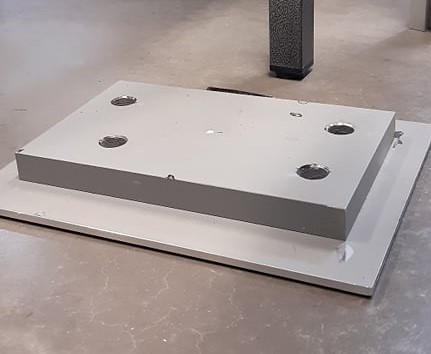
#> input picture Codes/merging_code/dataset/img1.jpg, 431 x 354 px, found by its file name; its folder holds only this picture in this run
$ python HoughLineDetection.py
#> lines starting #> are read from the running program, lines starting #| are printed output that depends on the picture; after the words box and inside, x2 and y2 are one past the last pixel; in counts of white or black regions, pixels touching at a corner belong together
"""
@file hough_lines.py
@brief This program demonstrates line finding with the Hough transform
"""
import math
import os
import cv2 as cv
import numpy as np


def getCenter(l):
    """
        in : array {x1,y1,x2,y2}
        out : tuple (xc,yc) - INT
        Calcule et retourne le pixel correspondant au centre d'une ligne
    """
    x1 = l[0]
    y1 = l[1]
    x2 = l[2]
    y2 = l[3]
    centerX = (x2+x1)/2
    centerY = (y2+y1)/2
    return (int(centerX),int(centerY))


def getHoughLines(img):
    """
    in :
        img : Path vers une image
    out:
        lines : array de N lignes {x1,y1,x2,y2}
        Return None si erreur de lecture de l'image

    Fonction générant les lignes Probabilistes de Hough
    """
#> called with img = 'Codes/merging_code/dataset/img1.jpg'

    # Loads an image
    src = cv.imread(img, cv.IMREAD_GRAYSCALE)
#> src: shape (354, 431); min 0, max 255, mean 156.8
    # Check if image is loaded fine
    if src is None:
        print ('Error opening image!')
        return None

    ## TODO Potentiel : Ajouter un prétraitement de l'image pour avoir une meilleure détection des edges

    imgEdges = cv.Canny(src, 50, 200, None, 3)
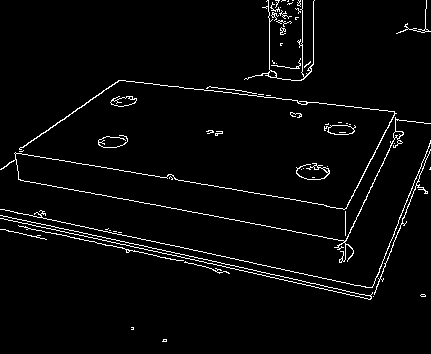
#> imgEdges: shape (354, 431); 3.2% white in thin lines or dots
    lines = cv.HoughLinesP(imgEdges, 1, np.pi / 180, 50, None, 50, 10)
#> lines = 25 rows, first 6: [0, 209, 376, 289], [152, 248, 341, 289], [84, 191, 345, 241], [0, 218, 265, 275], [223, 92, 387, 110], [19, 226, 220, 269]
    #Enlever une dimension inutile de HoughLinesP pour faciliter l'utilisation de lines
    (x,y,z) = lines.shape
#> x = 25; y = 1; z = 4
    lines = np.resize(lines, (x,z))
    return lines


def displayImgWithLines(img, lines, title):
    """
    in :
        img : Path vers une image
        lines : Array des lignes détectées sur une image
        title : Titre de la fenêtre d'affichage
    out:
        None

    Fonction affichant une image avec les lignes détectées dessus
    Bloque le déroulement jusqu'à la pression d'une touche du clavier
    """

    # Loads an image
    src = cv.imread(img, cv.IMREAD_GRAYSCALE)
    # Check if image is loaded fine
    if src is None:
        print ('Error opening image!')
        return -1
    src = cv.cvtColor(src,cv.COLOR_GRAY2RGB)

    if lines is not None:
        for i in range(0, len(lines)):
            l = lines[i]
            cv.line(src, (int(l[0]), int(l[1])), (int(l[2]), int(l[3])), (0,0,255), 1, cv.LINE_AA)
    cv.imshow(title,src)
    cv.waitKey()


def displayIndividualLinesOfImage(img,lines):
    """
    in :
        img : Path vers une image
        lines : Array des lignes détectées sur une image
    out:
        None

    Fonction affichant les lignes d'une image une par une
    Bloque le déroulement jusqu'à ce que la dernière ligne soit montrée
    """
    for line in lines:
        line = line
        ctr = getCenter(line)
        src = cv.imread(img)
        cv.line(src, (int(line[0]),int(line[1])), (int(line[2]),int(line[3])), (0,0,255), 1, cv.LINE_AA)
        cv.circle(src,ctr,2,(0,255,0))
        cv.imshow("LineDisplay",src)
        cv.waitKey()

def calcVector(l):
    """
    in :
        array {x1,y1,x2,y2}
    out:
        tuple (a,b) from ax+b
    Calcul de l'expression mathématique de la ligne ax+b
    """
    #Calc direction of line
    if l[2]-l[0] == 0:
        a = 10000
    else:
        a = (l[3]-l[1])/(l[2]-l[0])
    #Calc position in 0
    b = l[1]-l[0]*a
    return [a,b]

def mergeTwoLines(l1, l2):
    """
    in :
        l1 : array {x1,y1,x2,y2}
        l2 : array {x1,y1,x2,y2}
    out :
        l  : array {x1,y1,x2,y2}
    Create a new line using two of them
    """
    pts = np.zeros([4,2])
    pts[0] = [l1[0],l1[1]]
    pts[1] = [l1[2],l1[3]]
    pts[2] = [l2[0],l2[1]]
    pts[3] = [l2[2],l2[3]]

    x = [l1[0],l1[2],l2[0],l2[2]]
    pointLeft  = x.index(min(x))
    pointRight = x.index(max(x))
    return np.append(pts[pointLeft],pts[pointRight])


def mergeSimilarLines(lines, threshold_a,threshold_b):
    """
    in :
        lines : array [N, 4] de lignes
    out:
        mergedLines : array [l, 4] de lignes
    Rassemble les lignes similaire
    """


    [N,tmp] = lines.shape
    listOfExpressions = np.zeros([N,2])
    mergedLines = np.empty([0,4])
    for i in range(N):
        listOfExpressions[i] =  calcVector(lines[i])

    i = 0
    while i < N:
        found = False
        j = i
        while j < N:
            if j != i:
                #Si les deux lignes sont suffisamment proches
                if abs(listOfExpressions[i][0] - listOfExpressions[j][0]) <= threshold_a and abs(listOfExpressions[i][1] - listOfExpressions[j][1]) <= threshold_b:
                    #Si on en a pas déjà rajouté une
                    if not found:
                        newLine = mergeTwoLines(lines[i],lines[j])
                        mergedLines = np.vstack([mergedLines,newLine])
                    else:
                        newLine = mergeTwoLines(mergedLines[-1],lines[j])   #Si on en a déjà rajouté une, on la merge avec la nouvelle ligne
                        mergedLines[-1] = newLine
                    found = True
                    lines = np.delete(lines, j,axis=0)
                    listOfExpressions = np.delete(listOfExpressions, j,axis=0)
                    [N,tmp] = lines.shape
            j += 1

        if not found:
            mergedLines = np.vstack([mergedLines,lines[i]])
        i += 1
    return mergedLines

def linesAreSimilar(l1,l2,t):
    """
    in :
        l1 : array {x1,y1,x2,y2}
        l2 : array {x1,y1,x2,y2}
        t  : threshold de détection
    out :
        isSimilar : Bool
    Retourne vrai si les deux lignes en entrée sont similaires selon le seuil t
    """
    pts1a = [l1[0],l1[1]]
    pts1b = [l1[2],l1[3]]
    pts2a = [l2[0],l2[1]]
    pts2b = [l2[2],l2[3]]

    #si pt1a = pt2a & pt1b = pt2b
    if abs(pts1a[0] - pts2a[0]) + abs(pts1a[1] - pts2a[1]) <= t:
        if abs(pts1b[0] - pts2b[0]) + abs(pts1b[1] - pts2b[1]) <= t:
            return True
    #si pt1a = pt2b et pt1b = pt2a
    if abs(pts1a[0] - pts2b[0]) + abs(pts1a[1] - pts2b[1]) <= t:
        if abs(pts1b[0] - pts2a[0]) + abs(pts1b[1] - pts2a[1]) <= t:
            return True
    return False


def removeSimilarLines(lines,threshold):
    """
    in :
        lines : array [N, 4] de lignes
    out:
        cleanedLines : array [l, 4] de lignes
    Supprime les doublons
    """
    [N,tmp] = lines.shape
    cleanedLines = np.empty([0,4])

    for i in range(N):
        stop = False
        for j in range(i,N):
            if i != j:
                #Si les deux points sont suffisamment similaire
                if linesAreSimilar(lines[i],lines[j],threshold):
                    stop = True
                    break
        if not stop: #Si aucune autre ligne n'est similaire on sauvegarde la ligne
            cleanedLines = np.vstack([cleanedLines,lines[i]])
    return cleanedLines

if __name__ == "__main__":
    #For all img files in directory dataset
    listOfFiles = os.listdir("Codes/merging_code/dataset")
    for f in listOfFiles:
        if ".png" in f or ".jpg" in f:
            a_t = 0.5
            b_t = 5
            imgPath = "Codes/merging_code/dataset/"+f

            lines = getHoughLines(imgPath)
            #displayImgWithLines(imgPath, lines, "Display")

            old = lines.shape
#> old = (25, 4)
            mergedList=mergeSimilarLines(lines,a_t,b_t)
#> the loop in mergeSimilarLines, `for i in range(N):` made 25 passes
#> (a in calcVector, b in calcVector) on passes 1 to 12: (0.213, 209), (0.217, 215), (0.192, 174.9), (0.215, 218), (0.11, 67.52), (0.214, 221.9), (0.175, 148.8), (0.215, 215), (-2.49, 1214.5), (-2.11, 969.4), (-0.701, 162.3), (-2.6, 1267.2)
#> b in calcVector on passes 18, 20: -3019921, -3129936
#> after the loop in mergeSimilarLines, `for i in range(N):`: listOfExpressions = 25 pairs, first value -2.6 to 10000, second value -3129936 to 1267.2
#> the loop in mergeSimilarLines, `while i < N:` made 14 passes
#> after the loop in mergeSimilarLines, `while i < N:`: N = 14; lines = 14 rows, first 6: [0, 209, 376, 289], [152, 248, 341, 289], [84, 191, 345, 241], [223, 92, 387, 110], [19, 226, 220, 269], [64, 160, 344, 209]; listOfExpressions = 14 rows, first 8: [0.213, 209], [0.217, 215], [0.192, 174.9], [0.11, 67.52], [0.214, 221.9], [0.175, 148.8], [-2.49, 1214.5], [-2.11, 969.4]; mergedLines = 14 rows, first 6: [0, 209, 376, 289], [0, 218, 371, 298], [18, 179, 345, 241], [118, 80, 387, 110], [19, 226, 220, 269], [64, 160, 344, 209]; newLine = [373, 296, 430, 149]; tmp = 4
#> mergedList has the same summary as mergedLines in mergeSimilarLines

            new = mergedList.shape
#> new = (14, 4)
            while new!= old:
                old = mergedList.shape
                mergedList=mergeSimilarLines(mergedList,a_t,b_t)
                new = mergedList.shape
                print(str(old)+":"+str(new))
#> this loop made 2 passes
#> after the loop, mergedList = [[0, 209, 376, 289], [0, 218, 371, 298], [18, 179, 345, 241], [118, 80, 387, 110], [15, 152, 344, 209], [369, 295, 430, 143], [340, 251, 402, 120], [14, 153, 120, 80], [373, 296, 430, 149], [347, 204, 395, 113], [302, 79, 302, 0], [313, 64, 313, 1]]
            cleanedList = removeSimilarLines(mergedList,10)
#> the loop in removeSimilarLines, `for i in range(N):` made 12 passes
#> cleanedLines on passes 1 to 2: [[0, 209, 376, 289]], [[0, 209, 376, 289], [0, 218, 371, 298]]
#> after the loop in removeSimilarLines, `for i in range(N):`: cleanedLines = [[0, 209, 376, 289], [0, 218, 371, 298], [18, 179, 345, 241], [118, 80, 387, 110], [15, 152, 344, 209], [340, 251, 402, 120], [14, 153, 120, 80], [373, 296, 430, 149], [347, 204, 395, 113], [302, 79, 302, 0], [313, 64, 313, 1]]
#> cleanedList has the same summary as cleanedLines in removeSimilarLines
            displayImgWithLines(imgPath, lines, "Original")
#> the loop in displayImgWithLines, `for i in range(0, len(lines)):` made 25 passes
#> after the loop in displayImgWithLines, `for i in range(0, len(lines)):`:
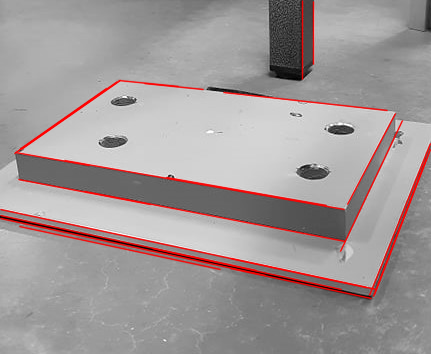
#> src: shape (354, 431, 3); mean B, G, R 153, 153, 160.9
            print("lines shape" + str(lines.shape))
#| lines shape(25, 4)
            print("merge shape" + str(mergedList.shape))
#| merge shape(12, 4)
            print("clean shape" + str(cleanedList.shape))
#| clean shape(11, 4)
            print(lines)
#> (printed output is left out)
            print(mergedList)
#| [[  0. 209. 376. 289.]
#|  [  0. 218. 371. 298.]
#|  [ 18. 179. 345. 241.]
#|  [118.  80. 387. 110.]
#|  [ 15. 152. 344. 209.]
#|  [369. 295. 430. 143.]
#|  [340. 251. 402. 120.]
#|  [ 14. 153. 120.  80.]
#|  [373. 296. 430. 149.]
#|  [347. 204. 395. 113.]
#|  [302.  79. 302.   0.]
#|  [313.  64. 313.   1.]]
            displayImgWithLines(imgPath, mergedList, "Merged")
#> call 2 of displayImgWithLines, with img = 'Codes/merging_code/dataset/img1.jpg', lines = array of shape (12, 4), title = 'Merged'
#> the loop in displayImgWithLines (call 2), `for i in range(0, len(lines)):` made 12 passes
#> after the loop in displayImgWithLines (call 2), `for i in range(0, len(lines)):`:
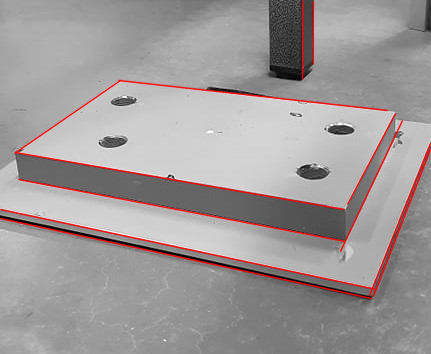
#> src: shape (354, 431, 3); mean B, G, R 153.9, 153.9, 159.7
            displayImgWithLines(imgPath, cleanedList, "Cleaned")
#> call 3 of displayImgWithLines, with img = 'Codes/merging_code/dataset/img1.jpg', lines = array of shape (11, 4), title = 'Cleaned'
#> the loop in displayImgWithLines (call 3), `for i in range(0, len(lines)):` made 11 passes
#> after the loop in displayImgWithLines (call 3), `for i in range(0, len(lines)):`:
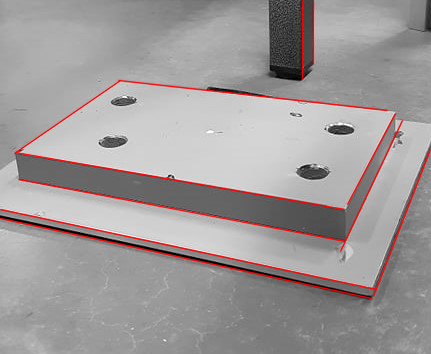
#> src: shape (354, 431, 3); mean B, G, R 154.1, 154.1, 159.5
            displayIndividualLinesOfImage(imgPath,cleanedList)
#> in displayIndividualLinesOfImage, `line = line`: line = [0, 209, 376, 289]
#> in getCenter, `x1 = l[0]`: x1 = 0
#> in getCenter, `y1 = l[1]`: y1 = 209
#> in getCenter, `x2 = l[2]`: x2 = 376
#> in getCenter, `y2 = l[3]`: y2 = 289
#> in getCenter, `centerX = (x2+x1)/2`: centerX = 188
#> in getCenter, `centerY = (y2+y1)/2`: centerY = 249
#> in displayIndividualLinesOfImage, `ctr = getCenter(line)`: ctr = (188, 249)
#> in displayIndividualLinesOfImage, src is the input picture: shape (354, 431, 3); mean B, G, R 151.9, 154.1, 164.2
#> in displayIndividualLinesOfImage, `cv.line(src, (int(line[0]),int(line[1])), (int(line[2]),int(line[3])),..`:
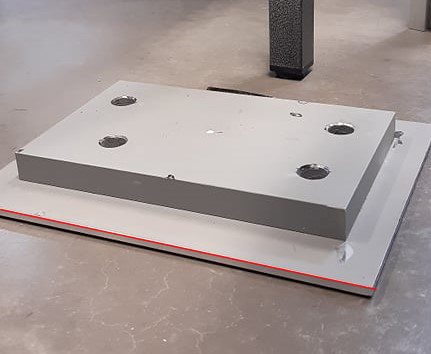
#> src: shape (354, 431, 3); 0.74% of pixels changed, all inside (x1, y1, x2, y2) = (0, 208, 378, 291)
#> in displayIndividualLinesOfImage, `cv.circle(src,ctr,2,(0,255,0))`: src: shape (354, 431, 3); 0.01% of pixels changed, all inside (x1, y1, x2, y2) = (186, 247, 191, 252)
